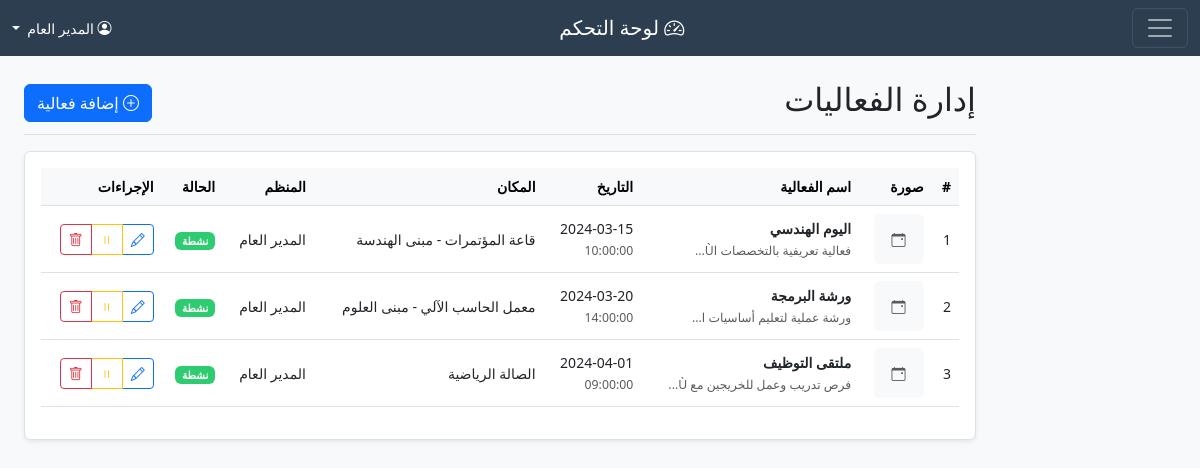
/admin/events.php (signed in), run on the app's committed database.
### tables this page shows
CREATE TABLE events (
    id INT PRIMARY KEY AUTO_INCREMENT,
    title VARCHAR(255) NOT NULL,
    description TEXT,
    event_date DATE NOT NULL,
    event_time TIME NOT NULL,
    location VARCHAR(255),
    capacity INT,
    image VARCHAR(255),
    status ENUM('active', 'draft', 'cancelled') DEFAULT 'draft',
    created_by INT,
    created_at TIMESTAMP DEFAULT CURRENT_TIMESTAMP,
    updated_at TIMESTAMP DEFAULT CURRENT_TIMESTAMP ON UPDATE CURRENT_TIMESTAMP,
    FOREIGN KEY (created_by) REFERENCES users(id) ON DELETE SET NULL
);

CREATE TABLE users (
    id INT PRIMARY KEY AUTO_INCREMENT,
    name VARCHAR(100) NOT NULL,
    email VARCHAR(100) UNIQUE NOT NULL,
    password VARCHAR(255) NOT NULL,
    role ENUM('admin', 'editor', 'supervisor') DEFAULT 'editor',
    committee VARCHAR(50),
    status ENUM('active', 'inactive') DEFAULT 'active',
    created_at TIMESTAMP DEFAULT CURRENT_TIMESTAMP,
    updated_at TIMESTAMP DEFAULT CURRENT_TIMESTAMP ON UPDATE CURRENT_TIMESTAMP
);

### admin/events.php (the view, shortened to what this page needs)
<?php
require_once '../functions.php';
include 'includes/header.php';
$stmt = $pdo->query("
    SELECT e.*, u.name as creator_name
    FROM events e
    LEFT JOIN users u ON e.created_by = u.id
    ORDER BY e.created_at DESC
");
$events = $stmt->fetchAll();
?>
<div class="container-fluid mt-5">
    <div class="row">
        <main class="col-md-9 ms-sm-auto col-lg-10 px-md-4">
            <div class="d-flex justify-content-between flex-wrap flex-md-nowrap align-items-center pt-3 pb-2 mb-3 border-bottom">
                <h1 class="h2">إدارة الفعاليات</h1>
                <div class="btn-toolbar mb-2 mb-md-0">
                    <a href="event-add.php" class="btn btn-primary">
                        <i class="bi bi-plus-circle"></i> إضافة فعالية
                    </a>
                </div>
            </div>
            <div class="card">
                <div class="card-body">
                    <div class="table-responsive">
                        <table class="table table-hover">
                            <thead class="table-light">
                                <tr>
                                    <th>#</th>
                                    <th>صورة</th>
                                    <th>اسم الفعالية</th>
                                    <th>التاريخ</th>
                                    <th>المكان</th>
                                    <th>المنظم</th>
                                    <th>الحالة</th>
                                    <th>الإجراءات</th>
                                </tr>
                            </thead>
                            <tbody>
                                <?php if(empty($events)): ?>
                                <tr>
                                    <td colspan="8" class="text-center text-muted py-4">
                                        <i class="bi bi-calendar-event display-4 d-block mb-2"></i>
                                        لا توجد فعاليات
                                    </td>
                                </tr>
                                <?php else: ?>
                                <?php foreach($events as $index => $event): ?>
                                <tr>
                                    <td><?php echo $index + 1; ?></td>
                                    <td>
                                        <?php if($event['image']): ?>
                                        <img src="../uploads/events/<?php echo $event['image']; ?>"
                                             alt="<?php echo $event['title']; ?>"
                                             style="width: 50px; height: 50px; object-fit: cover;"
                                             class="rounded">
                                        <?php else: ?>
                                        <div class="bg-light rounded d-flex align-items-center justify-content-center"
                                             style="width: 50px; height: 50px;">
                                            <i class="bi bi-calendar-event text-muted"></i>
                                        </div>
                                        <?php endif; ?>
                                    </td>
                                    <td>
                                        <strong><?php echo $event['title']; ?></strong>
                                        <br>
                                        <small class="text-muted"><?php echo substr($event['description'], 0, 50); ?>...</small>
                                    </td>
                                    <td>
                                        <?php echo date('Y-m-d', strtotime($event['event_date'])); ?>
                                        <br>
                                        <small class="text-muted"><?php echo $event['event_time']; ?></small>
                                    </td>
                                    <td><?php echo $event['location']; ?></td>
                                    <td><?php echo $event['creator_name']; ?></td>
                                    <td>
                                        <span class="badge bg-<?php echo $event['status'] === 'active' ? 'success' : 'secondary'; ?>">
                                            <?php echo $event['status'] === 'active' ? 'نشطة' : 'مسودة'; ?>
                                        </span>
                                    </td>
                                    <td>
                                        <div class="btn-group btn-group-sm">
                                            <a href="event-edit.php?id=<?php echo $event['id']; ?>"
                                               class="btn btn-outline-primary" title="تعديل">
                                                <i class="bi bi-pencil"></i>
                                            </a>
                                            <a href="events.php?toggle=<?php echo $event['id']; ?>"
                                               class="btn btn-outline-<?php echo $event['status'] === 'active' ? 'warning' : 'success'; ?>"
                                               title="<?php echo $event['status'] === 'active' ? 'تعطيل' : 'تفعيل'; ?>">
                                                <i class="bi bi-<?php echo $event['status'] === 'active' ? 'pause' : 'play'; ?>"></i>
                                            </a>
                                            <a href="events.php?delete=<?php echo $event['id']; ?>"
                                               class="btn btn-outline-danger"
                                               onclick="return confirm('هل أنت متأكد من حذف هذه الفعالية؟')"
                                               title="حذف">
                                                <i class="bi bi-trash"></i>
                                            </a>
                                        </div>
                                    </td>
                                </tr>
                                <?php endforeach; ?>
                                <?php endif; ?>
                            </tbody>
                        </table>
                    </div>
                </div>
            </div>
        </main>
    </div>
</div>
<?php include 'includes/footer.php'; ?>

### css/admin.css (style rules this page uses)
body { background-color: #f8f9fa; font-size: 0.875rem; }
main { padding-top: 1rem; }
.card { box-shadow: 0 0.125rem 0.25rem rgba(0, 0, 0, 0.075); border: 1px solid #dee2e6; }
.table th { border-top: none; font-weight: 600; font-size: 0.875rem; }
.table td { vertical-align: middle; font-size: 0.875rem; }
.bg-success { background-color: #2ecc71 !important; }

### data on the page
events: title "اليوم الهندسي", description "فعالية تعريفية بالتخصصات اÙ", event_date "2024-03-15", event_time "10:00:00", location "قاعة المؤتمرات - مبنى الهندسة", created_by.name "المدير العام", status "نشطة"
events: title "ورشة البرمجة", description "ورشة عملية لتعليم أساسيات ا", event_date "2024-03-20", event_time "14:00:00", location "معمل الحاسب الآلي - مبنى العلوم", created_by.name "المدير العام", status "نشطة"
events: title "ملتقى التوظيف", description "فرص تدريب وعمل للخريجين مع Ù", event_date "2024-04-01", event_time "09:00:00", location "الصالة الرياضية", created_by.name "المدير العام", status "نشطة"

### other printed values
$_SESSION['user_name'] "المدير العام"
